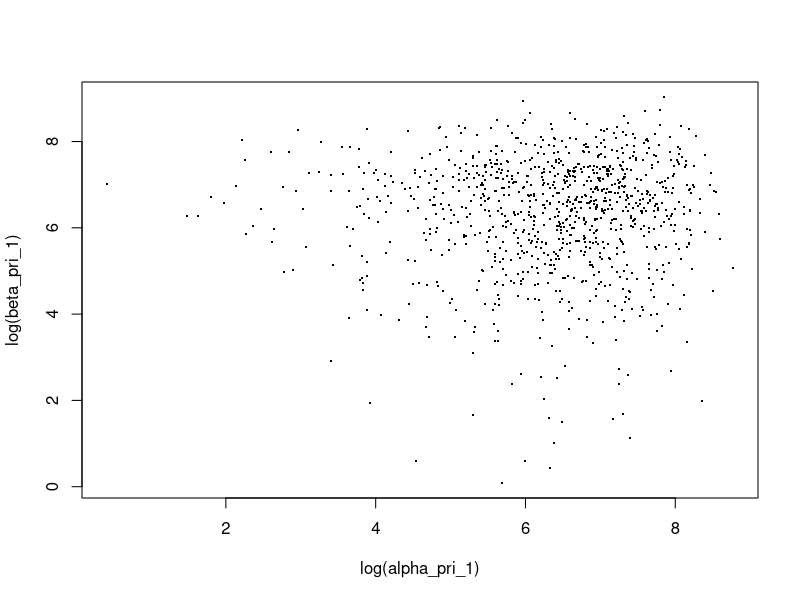
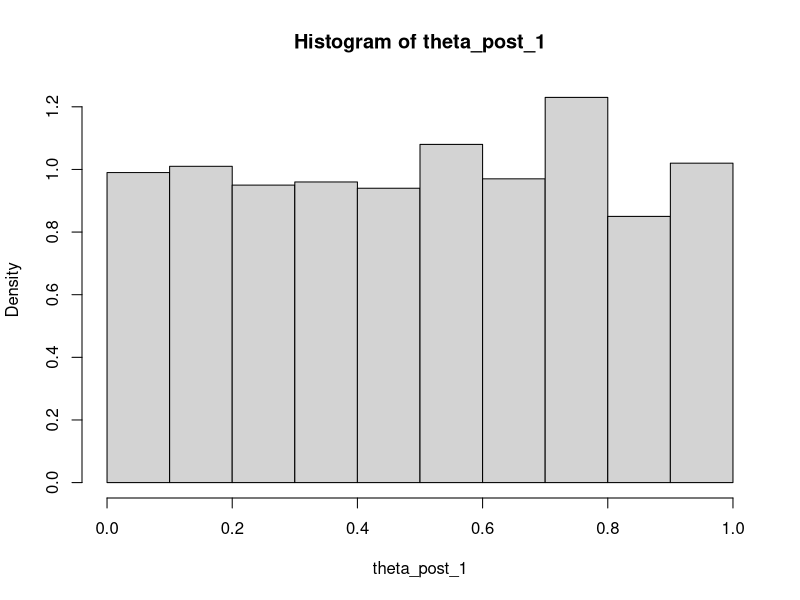
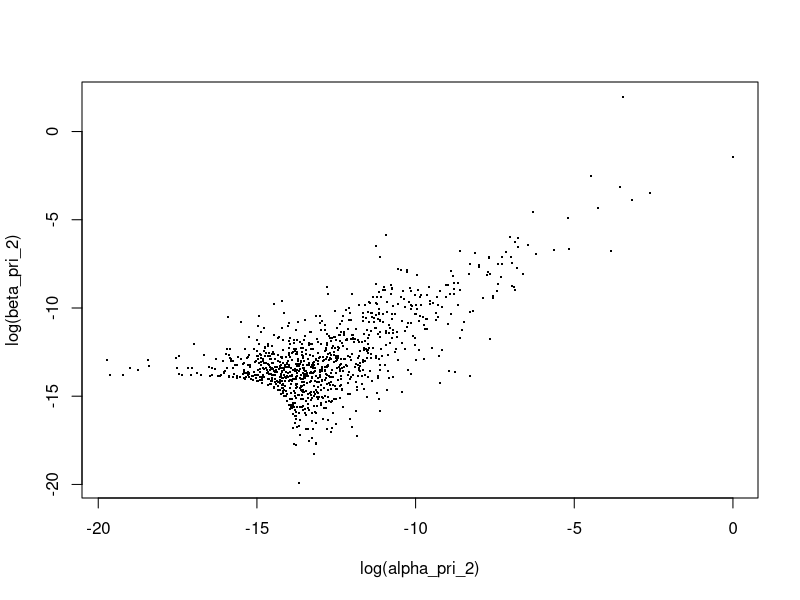
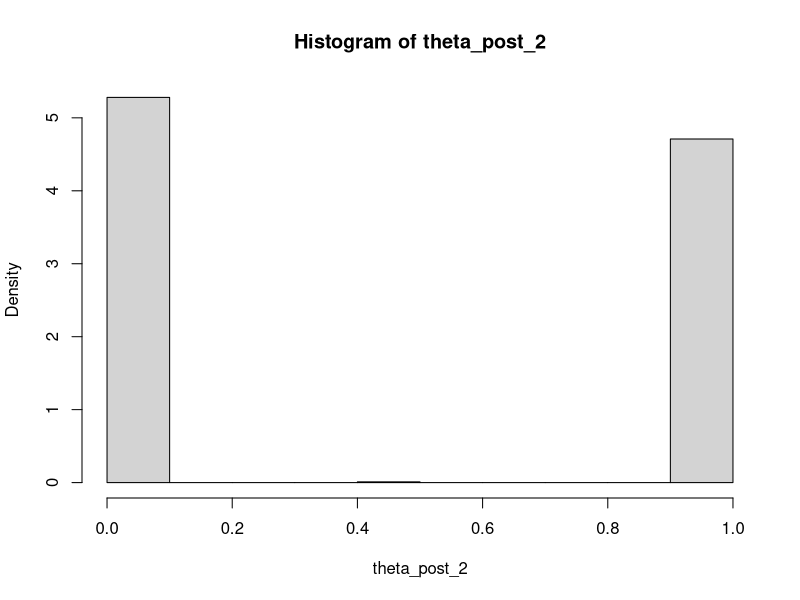

The R source for these figures, in order:
## ---- chunk 1
set.seed(816)
alpha_pri_1 = rexp(1000, rate = 0.001)
beta_pri_1 = rexp(1000, rate = 0.001)
plot(log(alpha_pri_1), log(beta_pri_1), pch=".", cex=2)
## ---- chunk 2
theta_post_1 = rbeta(1000, alpha_pri_1, beta_pri_1)
hist(theta_post_1, freq=FALSE)
## ---- chunk 3
phi_1 = runif(1000, 0, 1)
phi_2 = runif(1000, 0, 1000)
alpha_pri_2 = phi_1 / (phi_2 ^ 2)
beta_pri_2 = (1 - phi_1) / (phi_2 ^ 2)
plot(log(alpha_pri_2), log(beta_pri_2),pch=".", cex=2)
## ---- chunk 4
theta_post_2 = rbeta(1000, alpha_pri_2, beta_pri_2)
hist(theta_post_2, freq=FALSE, xlim=c(0,1))
